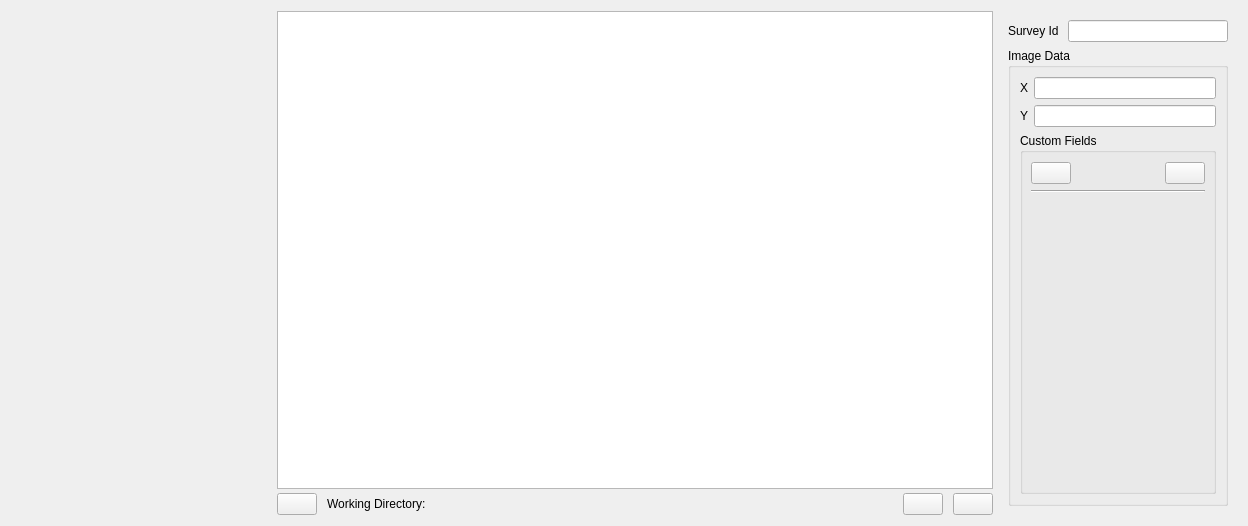
<?xml version="1.0" encoding="UTF-8"?>
<ui version="4.0">
 <class>CentralWidget</class>
 <widget class="QWidget" name="CentralWidget">
  <property name="geometry">
   <rect>
    <x>0</x>
    <y>0</y>
    <width>1248</width>
    <height>526</height>
   </rect>
  </property>
  <property name="windowTitle">
   <string>Form</string>
  </property>
  <layout class="QHBoxLayout" name="horizontalLayout_5">
   <item>
    <widget class="QFrame" name="framePointWidget">
     <property name="sizePolicy">
      <sizepolicy hsizetype="Preferred" vsizetype="Preferred">
       <horstretch>1</horstretch>
       <verstretch>0</verstretch>
      </sizepolicy>
     </property>
     <property name="minimumSize">
      <size>
       <width>260</width>
       <height>0</height>
      </size>
     </property>
     <property name="maximumSize">
      <size>
       <width>16777215</width>
       <height>16777215</height>
      </size>
     </property>
     <property name="frameShape">
      <enum>QFrame::NoFrame</enum>
     </property>
     <property name="frameShadow">
      <enum>QFrame::Plain</enum>
     </property>
     <property name="lineWidth">
      <number>0</number>
     </property>
     <layout class="QVBoxLayout" name="verticalLayout">
      <property name="spacing">
       <number>0</number>
      </property>
      <property name="leftMargin">
       <number>0</number>
      </property>
      <property name="topMargin">
       <number>0</number>
      </property>
      <property name="rightMargin">
       <number>0</number>
      </property>
      <property name="bottomMargin">
       <number>0</number>
      </property>
     </layout>
    </widget>
   </item>
   <item>
    <widget class="QFrame" name="frameCenter">
     <property name="sizePolicy">
      <sizepolicy hsizetype="Preferred" vsizetype="Preferred">
       <horstretch>3</horstretch>
       <verstretch>0</verstretch>
      </sizepolicy>
     </property>
     <property name="frameShape">
      <enum>QFrame::NoFrame</enum>
     </property>
     <property name="frameShadow">
      <enum>QFrame::Raised</enum>
     </property>
     <layout class="QVBoxLayout" name="verticalLayout_4">
      <property name="spacing">
       <number>0</number>
      </property>
      <property name="leftMargin">
       <number>0</number>
      </property>
      <property name="topMargin">
       <number>0</number>
      </property>
      <property name="rightMargin">
       <number>0</number>
      </property>
      <property name="bottomMargin">
       <number>0</number>
      </property>
      <item>
       <widget class="CentralGraphicsView" name="graphicsView"/>
      </item>
      <item>
       <layout class="QHBoxLayout" name="horizontalLayout">
        <property name="spacing">
         <number>10</number>
        </property>
        <property name="topMargin">
         <number>4</number>
        </property>
        <item>
         <widget class="QPushButton" name="pushButtonFolder">
          <property name="toolTip">
           <string>Load folder of images.</string>
          </property>
          <property name="text">
           <string/>
          </property>
          <property name="icon">
           <iconset>
            <normaloff>:/icons/folder.svg</normaloff>:/icons/folder.svg</iconset>
          </property>
          <property name="iconSize">
           <size>
            <width>24</width>
            <height>24</height>
           </size>
          </property>
         </widget>
        </item>
        <item>
         <widget class="QLabel" name="label_3">
          <property name="text">
           <string>Working Directory:</string>
          </property>
         </widget>
        </item>
        <item>
         <widget class="QLabel" name="labelWorkingDirectory">
          <property name="text">
           <string/>
          </property>
         </widget>
        </item>
        <item>
         <spacer name="horizontalSpacer_2">
          <property name="orientation">
           <enum>Qt::Horizontal</enum>
          </property>
          <property name="sizeHint" stdset="0">
           <size>
            <width>40</width>
            <height>20</height>
           </size>
          </property>
         </spacer>
        </item>
        <item>
         <widget class="QPushButton" name="pushButtonZoomIn">
          <property name="toolTip">
           <string>Zoom in.</string>
          </property>
          <property name="text">
           <string/>
          </property>
          <property name="icon">
           <iconset>
            <normaloff>:/icons/zoom_in.svg</normaloff>:/icons/zoom_in.svg</iconset>
          </property>
          <property name="iconSize">
           <size>
            <width>24</width>
            <height>24</height>
           </size>
          </property>
         </widget>
        </item>
        <item>
         <widget class="QPushButton" name="pushButtonZoomOut">
          <property name="toolTip">
           <string>Zoom out.</string>
          </property>
          <property name="text">
           <string/>
          </property>
          <property name="icon">
           <iconset>
            <normaloff>:/icons/zoom_out.svg</normaloff>:/icons/zoom_out.svg</iconset>
          </property>
          <property name="iconSize">
           <size>
            <width>24</width>
            <height>24</height>
           </size>
          </property>
         </widget>
        </item>
       </layout>
      </item>
     </layout>
    </widget>
   </item>
   <item>
    <widget class="QFrame" name="frameCustomField">
     <property name="sizePolicy">
      <sizepolicy hsizetype="Preferred" vsizetype="Preferred">
       <horstretch>1</horstretch>
       <verstretch>0</verstretch>
      </sizepolicy>
     </property>
     <property name="frameShape">
      <enum>QFrame::NoFrame</enum>
     </property>
     <property name="frameShadow">
      <enum>QFrame::Raised</enum>
     </property>
     <layout class="QVBoxLayout" name="verticalLayout_5">
      <item>
       <layout class="QHBoxLayout" name="SurveyId">
        <item>
         <widget class="QLabel" name="label_4">
          <property name="text">
           <string>Survey Id </string>
          </property>
         </widget>
        </item>
        <item>
         <widget class="QLineEdit" name="lineEditSurveyId"/>
        </item>
       </layout>
      </item>
      <item>
       <widget class="QGroupBox" name="groupBoxImageData">
        <property name="minimumSize">
         <size>
          <width>0</width>
          <height>0</height>
         </size>
        </property>
        <property name="maximumSize">
         <size>
          <width>16777215</width>
          <height>16777215</height>
         </size>
        </property>
        <property name="title">
         <string>Image Data</string>
        </property>
        <layout class="QVBoxLayout" name="verticalLayout_2">
         <item>
          <layout class="QHBoxLayout" name="horizontalLayout_2">
           <item>
            <widget class="QLabel" name="label">
             <property name="text">
              <string>X</string>
             </property>
            </widget>
           </item>
           <item>
            <widget class="QLineEdit" name="lineEditX">
             <property name="sizePolicy">
              <sizepolicy hsizetype="Expanding" vsizetype="Fixed">
               <horstretch>0</horstretch>
               <verstretch>0</verstretch>
              </sizepolicy>
             </property>
            </widget>
           </item>
          </layout>
         </item>
         <item>
          <layout class="QHBoxLayout" name="horizontalLayout_3">
           <item>
            <widget class="QLabel" name="label_2">
             <property name="text">
              <string>Y</string>
             </property>
            </widget>
           </item>
           <item>
            <widget class="QLineEdit" name="lineEditY"/>
           </item>
          </layout>
         </item>
         <item>
          <widget class="QGroupBox" name="groupBoxCustomFields">
           <property name="sizePolicy">
            <sizepolicy hsizetype="Preferred" vsizetype="Expanding">
             <horstretch>0</horstretch>
             <verstretch>0</verstretch>
            </sizepolicy>
           </property>
           <property name="title">
            <string>Custom Fields</string>
           </property>
           <layout class="QVBoxLayout" name="verticalLayout_3">
            <property name="leftMargin">
             <number>8</number>
            </property>
            <property name="rightMargin">
             <number>8</number>
            </property>
            <item>
             <layout class="QHBoxLayout" name="horizontalLayout_4">
              <item>
               <widget class="QPushButton" name="pushButtonDeleteField">
                <property name="toolTip">
                 <string>Delete custom field.</string>
                </property>
                <property name="text">
                 <string/>
                </property>
                <property name="icon">
                 <iconset>
                  <normaloff>:/icons/delete.svg</normaloff>:/icons/delete.svg</iconset>
                </property>
                <property name="iconSize">
                 <size>
                  <width>24</width>
                  <height>24</height>
                 </size>
                </property>
               </widget>
              </item>
              <item>
               <spacer name="horizontalSpacer">
                <property name="orientation">
                 <enum>Qt::Horizontal</enum>
                </property>
                <property name="sizeHint" stdset="0">
                 <size>
                  <width>40</width>
                  <height>20</height>
                 </size>
                </property>
               </spacer>
              </item>
              <item>
               <widget class="QPushButton" name="pushButtonAddField">
                <property name="toolTip">
                 <string>Add custom field.</string>
                </property>
                <property name="text">
                 <string/>
                </property>
                <property name="icon">
                 <iconset>
                  <normaloff>:/icons/add.svg</normaloff>:/icons/add.svg</iconset>
                </property>
                <property name="iconSize">
                 <size>
                  <width>24</width>
                  <height>24</height>
                 </size>
                </property>
               </widget>
              </item>
             </layout>
            </item>
            <item>
             <widget class="Line" name="line">
              <property name="orientation">
               <enum>Qt::Horizontal</enum>
              </property>
             </widget>
            </item>
            <item>
             <widget class="QFrame" name="frameCustomFields">
              <property name="sizePolicy">
               <sizepolicy hsizetype="Preferred" vsizetype="Expanding">
                <horstretch>0</horstretch>
                <verstretch>0</verstretch>
               </sizepolicy>
              </property>
              <property name="frameShape">
               <enum>QFrame::NoFrame</enum>
              </property>
              <property name="frameShadow">
               <enum>QFrame::Plain</enum>
              </property>
             </widget>
            </item>
           </layout>
          </widget>
         </item>
        </layout>
       </widget>
      </item>
     </layout>
    </widget>
   </item>
  </layout>
 </widget>
 <customwidgets>
  <customwidget>
   <class>CentralGraphicsView</class>
   <extends>QGraphicsView</extends>
   <header>ddg/central_graphics_view</header>
  </customwidget>
 </customwidgets>
 <resources>
  <include location="../icons/ddg.qrc"/>
 </resources>
 <connections/>
</ui>
